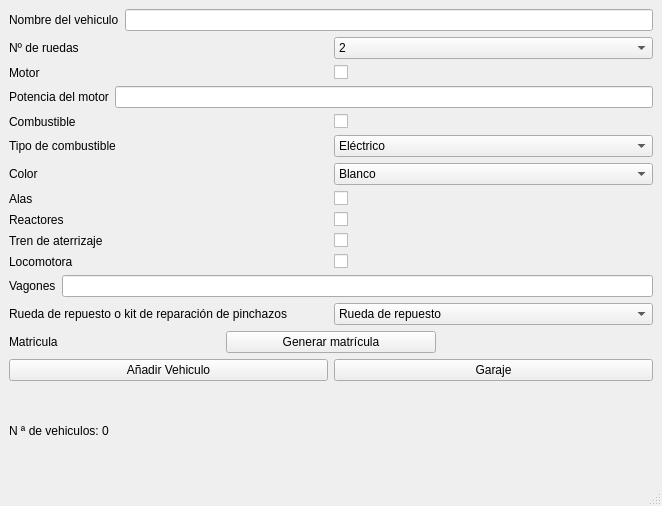
<?xml version="1.0" encoding="UTF-8"?>
<ui version="4.0">
 <class>MainWindow</class>
 <widget class="QMainWindow" name="MainWindow">
  <property name="geometry">
   <rect>
    <x>0</x>
    <y>0</y>
    <width>662</width>
    <height>506</height>
   </rect>
  </property>
  <property name="windowTitle">
   <string>MainWindow</string>
  </property>
  <widget class="QWidget" name="centralwidget">
   <layout class="QGridLayout" name="gridLayout">
    <item row="0" column="0">
     <layout class="QVBoxLayout" name="verticalLayout">
      <item>
       <layout class="QHBoxLayout" name="horizontalLayout_2">
        <item>
         <widget class="QLabel" name="label">
          <property name="text">
           <string>Nombre del vehiculo</string>
          </property>
         </widget>
        </item>
        <item>
         <widget class="QLineEdit" name="NombreI"/>
        </item>
       </layout>
      </item>
      <item>
       <layout class="QHBoxLayout" name="horizontalLayout_3">
        <item>
         <widget class="QLabel" name="label_2">
          <property name="text">
           <string>Nº de ruedas</string>
          </property>
         </widget>
        </item>
        <item>
         <widget class="QComboBox" name="RuedasI">
          <item>
           <property name="text">
            <string>2</string>
           </property>
          </item>
          <item>
           <property name="text">
            <string>3</string>
           </property>
          </item>
          <item>
           <property name="text">
            <string>4</string>
           </property>
          </item>
          <item>
           <property name="text">
            <string>6</string>
           </property>
          </item>
          <item>
           <property name="text">
            <string>40</string>
           </property>
          </item>
         </widget>
        </item>
       </layout>
      </item>
      <item>
       <layout class="QHBoxLayout" name="horizontalLayout_4">
        <item>
         <widget class="QLabel" name="label_3">
          <property name="text">
           <string>Motor</string>
          </property>
         </widget>
        </item>
        <item>
         <widget class="QCheckBox" name="MotorI">
          <property name="text">
           <string/>
          </property>
         </widget>
        </item>
       </layout>
      </item>
      <item>
       <layout class="QHBoxLayout" name="horizontalLayout_5">
        <item>
         <widget class="QLabel" name="label_4">
          <property name="text">
           <string>Potencia del motor</string>
          </property>
         </widget>
        </item>
        <item>
         <widget class="QLineEdit" name="PotenciaI"/>
        </item>
       </layout>
      </item>
      <item>
       <layout class="QHBoxLayout" name="horizontalLayout_6">
        <item>
         <widget class="QLabel" name="label_5">
          <property name="text">
           <string>Combustible</string>
          </property>
         </widget>
        </item>
        <item>
         <widget class="QCheckBox" name="CombustibleI">
          <property name="text">
           <string/>
          </property>
         </widget>
        </item>
       </layout>
      </item>
      <item>
       <layout class="QHBoxLayout" name="horizontalLayout_7">
        <item>
         <widget class="QLabel" name="label_6">
          <property name="text">
           <string>Tipo de combustible</string>
          </property>
         </widget>
        </item>
        <item>
         <widget class="QComboBox" name="TipoCombuI">
          <item>
           <property name="text">
            <string>Eléctrico</string>
           </property>
          </item>
          <item>
           <property name="text">
            <string>Gasolina</string>
           </property>
          </item>
          <item>
           <property name="text">
            <string>Diésel</string>
           </property>
          </item>
          <item>
           <property name="text">
            <string>Híbrido</string>
           </property>
          </item>
          <item>
           <property name="text">
            <string>Queroseno</string>
           </property>
          </item>
         </widget>
        </item>
       </layout>
      </item>
      <item>
       <layout class="QHBoxLayout" name="horizontalLayout_8">
        <item>
         <widget class="QLabel" name="label_7">
          <property name="text">
           <string>Color</string>
          </property>
         </widget>
        </item>
        <item>
         <widget class="QComboBox" name="ColorI">
          <item>
           <property name="text">
            <string>Blanco</string>
           </property>
          </item>
          <item>
           <property name="text">
            <string>Negro</string>
           </property>
          </item>
          <item>
           <property name="text">
            <string>Rojo</string>
           </property>
          </item>
          <item>
           <property name="text">
            <string>Azul</string>
           </property>
          </item>
          <item>
           <property name="text">
            <string>Amarillo</string>
           </property>
          </item>
          <item>
           <property name="text">
            <string>Verde</string>
           </property>
          </item>
         </widget>
        </item>
       </layout>
      </item>
      <item>
       <layout class="QHBoxLayout" name="horizontalLayout_9">
        <item>
         <widget class="QLabel" name="label_14">
          <property name="text">
           <string>Alas</string>
          </property>
         </widget>
        </item>
        <item>
         <widget class="QCheckBox" name="ALasI">
          <property name="text">
           <string/>
          </property>
         </widget>
        </item>
       </layout>
      </item>
      <item>
       <layout class="QHBoxLayout" name="horizontalLayout_10">
        <item>
         <widget class="QLabel" name="label_8">
          <property name="text">
           <string>Reactores</string>
          </property>
         </widget>
        </item>
        <item>
         <widget class="QCheckBox" name="ReactoresI">
          <property name="text">
           <string/>
          </property>
         </widget>
        </item>
       </layout>
      </item>
      <item>
       <layout class="QHBoxLayout" name="horizontalLayout_11">
        <item>
         <widget class="QLabel" name="label_9">
          <property name="text">
           <string>Tren de aterrizaje</string>
          </property>
         </widget>
        </item>
        <item>
         <widget class="QCheckBox" name="TrenAteI">
          <property name="text">
           <string/>
          </property>
         </widget>
        </item>
       </layout>
      </item>
      <item>
       <layout class="QHBoxLayout" name="horizontalLayout_12">
        <item>
         <widget class="QLabel" name="label_10">
          <property name="text">
           <string>Locomotora</string>
          </property>
         </widget>
        </item>
        <item>
         <widget class="QCheckBox" name="LocomotorI">
          <property name="text">
           <string/>
          </property>
         </widget>
        </item>
       </layout>
      </item>
      <item>
       <layout class="QHBoxLayout" name="horizontalLayout_13">
        <item>
         <widget class="QLabel" name="label_11">
          <property name="text">
           <string>Vagones</string>
          </property>
         </widget>
        </item>
        <item>
         <widget class="QLineEdit" name="VagonesI"/>
        </item>
       </layout>
      </item>
      <item>
       <layout class="QHBoxLayout" name="horizontalLayout_14">
        <item>
         <widget class="QLabel" name="label_12">
          <property name="text">
           <string>Rueda de repuesto o kit de reparación de pinchazos</string>
          </property>
         </widget>
        </item>
        <item>
         <widget class="QComboBox" name="KitI">
          <item>
           <property name="text">
            <string>Rueda de repuesto</string>
           </property>
          </item>
          <item>
           <property name="text">
            <string>Kit de reparación de pinchazos</string>
           </property>
          </item>
         </widget>
        </item>
       </layout>
      </item>
      <item>
       <layout class="QHBoxLayout" name="horizontalLayout">
        <item>
         <widget class="QLabel" name="MatriculaLB_2">
          <property name="text">
           <string>Matricula</string>
          </property>
         </widget>
        </item>
        <item>
         <widget class="QPushButton" name="pushButton">
          <property name="text">
           <string>Generar matrícula</string>
          </property>
         </widget>
        </item>
        <item>
         <widget class="QLabel" name="MatriculaLB">
          <property name="text">
           <string/>
          </property>
         </widget>
        </item>
       </layout>
      </item>
      <item>
       <layout class="QHBoxLayout" name="horizontalLayout_15">
        <item>
         <widget class="QPushButton" name="pushButton_2">
          <property name="text">
           <string>Añadir Vehiculo</string>
          </property>
         </widget>
        </item>
        <item>
         <widget class="QPushButton" name="pushButton_3">
          <property name="text">
           <string>Garaje</string>
          </property>
         </widget>
        </item>
       </layout>
      </item>
     </layout>
    </item>
    <item row="1" column="0">
     <widget class="QLabel" name="NVehiculos">
      <property name="text">
       <string>N ª de vehiculos: 0</string>
      </property>
     </widget>
    </item>
   </layout>
  </widget>
  <widget class="QStatusBar" name="statusbar"/>
 </widget>
 <resources/>
 <connections/>
</ui>
